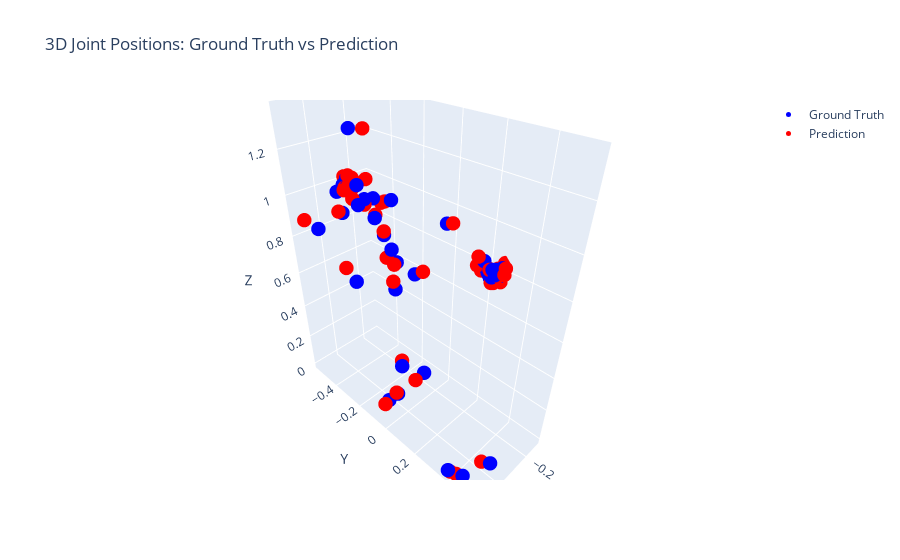

The cell this chart's notebook holds for it:
### Code cell
#use plotly to plot 3d joint, groundtruth and prediction overlayed
import plotly.graph_objects as go
fig = go.Figure()
fig.add_trace(go.Scatter3d(
    x=y_true[:,0].cpu().numpy(),
    y=y_true[:,1].cpu().numpy(),
    z=y_true[:,2].cpu().numpy(),
    mode='markers',
    marker=dict(
        size=5,
        color='blue',
    ),
    name='Ground Truth'
))
fig.add_trace(go.Scatter3d(
    x=out[:,0].detach().cpu().numpy(),
    y=out[:,1].detach().cpu().numpy(),
    z=out[:,2].detach().cpu().numpy(),
    mode='markers',
    marker=dict(
        size=5,
        color='red',
    ),
    name='Prediction'
))
fig.update_layout(
    scene=dict(
        xaxis_title='X',
        yaxis_title='Y',
        zaxis_title='Z'
    ),
    title='3D Joint Positions: Ground Truth vs Prediction'
)
fig.show()
